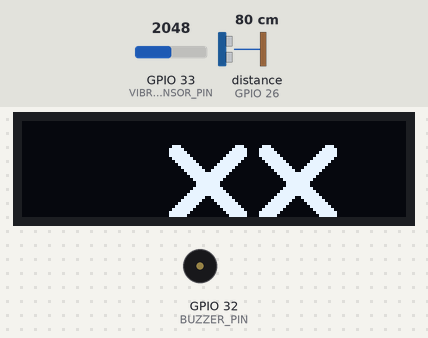
Simulated run of this sketch. Board: ESP32. On the bench: 128×32 one-colour display, buzzer (waves = sounding). Wiring (inferred from the names in the program): ultrasonic range finder: trigger GPIO 25; echo GPIO 26. The test bench sets the inputs (shaded band); at power-on: GPIO 33 (VIBRATION_SENSOR_PIN) = 2048, distance to the obstacle (sensor on GPIO 26) 80 cm. The echo pulse lasts 58.3 µs per cm; random numbers use the default seed unless the sketch sets one; what the sketch prints to the serial monitor is not drawn.

Above: at 2.8 s.
2.9 s: GPIO 33 (VIBRATION_SENSOR_PIN) set to 4022
5.6 s: GPIO 33 (VIBRATION_SENSOR_PIN) set to 4095
At 6.96 s:
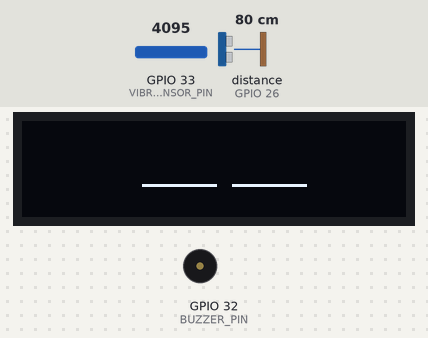
At 8.6 s:
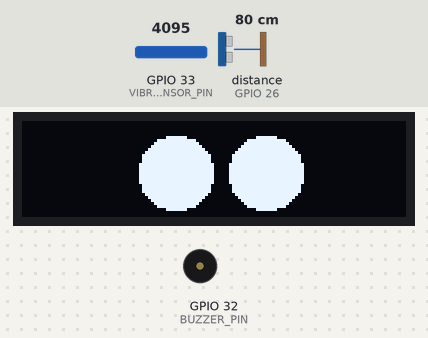
Timing chart, 0 to 10.1 s (numbered marks = the images above; inputs shaded):
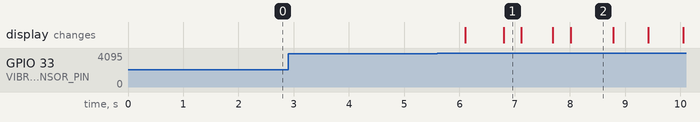

Measured:
- the behaviour switches between 4094 and 4095 on GPIO 33 (VIBRATION_SENSOR_PIN) (found by bisection; images 0 and 1)
- after the input at 2.9 s, every drawn part: stays the same
- after the input at 5.6 s, the display: first changes after 0.50 s (image 1 shows a later state)
- what the display in image 2 shows lasts 0.8 s, from 8.0 s to 8.8 s

The sketch:

V1-ESP-display-blinking-eyes-and-sound.ino
```cpp
/**************************************************************************
 This is an example for our Monochrome OLEDs based on SSD1306 drivers

 This example is for a 128x32 pixel display using I2C to communicate
 3 pins are required to interface (two I2C and one reset).
 **************************************************************************/

/*
- Verze 1
	- Ne eyeStructs - Eyes Struktury sice existuji, ale nepouzivam je.
	- Ne FreeRTOS

- Description:
	- Oci na displei, ktere mrkaji
	- pri mrknuti delaji zvuk.
	- Kdyz se zatrese, oci se zmeni na XX.
	- Distance sensor.

- Komponenty:
	- Distance sensor
	- Buzzer
	- Display
	- Vibration sensor

*/

#include <SPI.h>
#include <Wire.h>
#include <Adafruit_GFX.h>
#include <Adafruit_SSD1306.h>
#include <cstdlib>
#include <ctime>

#define SCREEN_WIDTH 128 // OLED display width, in pixels
#define SCREEN_HEIGHT 32 // OLED display height, in pixels

#define OLED_RESET     -1 // Reset pin # (or -1 if sharing Arduino reset pin)
#define SCREEN_ADDRESS 0x3C ///< See datasheet for Address; 0x3D for 128x64, 0x3C for 128x32
Adafruit_SSD1306 display(SCREEN_WIDTH, SCREEN_HEIGHT, &Wire, OLED_RESET);

#define VIBRATION_SENSOR_PIN 33
#define BUZZER_PIN 32
int sensor;

#define TRIG_PIN 25
#define ECHO_PIN 26


// https://javl.github.io/image2cpp/
const unsigned char PROGMEM EYE_X[]  = {
	// 'X_symbol, 26x26px
	0x70, 0x00, 0x03, 0x80, 0xf8, 0x00, 0x07, 0xc0, 0xfc, 0x00, 0x0f, 0xc0, 0xfe, 0x00, 0x1f, 0xc0,
	0x7f, 0x00, 0x3f, 0x80, 0x3f, 0x80, 0x7f, 0x00, 0x1f, 0xc0, 0xfe, 0x00, 0x0f, 0xe1, 0xfc, 0x00,
	0x07, 0xf3, 0xf8, 0x00, 0x03, 0xff, 0xf0, 0x00, 0x01, 0xff, 0xe0, 0x00, 0x00, 0xff, 0xc0, 0x00,
	0x00, 0x7f, 0x80, 0x00, 0x00, 0x7f, 0x80, 0x00, 0x00, 0xff, 0xc0, 0x00, 0x01, 0xff, 0xe0, 0x00,
	0x03, 0xff, 0xf0, 0x00, 0x07, 0xf3, 0xf8, 0x00, 0x0f, 0xe1, 0xfc, 0x00, 0x1f, 0xc0, 0xfe, 0x00,
	0x3f, 0x80, 0x7f, 0x00, 0x7f, 0x00, 0x3f, 0x80, 0xfe, 0x00, 0x1f, 0xc0, 0xfc, 0x00, 0x0f, 0xc0,
	0xf8, 0x00, 0x07, 0xc0, 0x70, 0x00, 0x03, 0x80
};

const unsigned char PROGMEM epd_bitmap[] = {
	// 'bg,f8f8f8-flat,750x,075,f-pad,750x1000,f8f8f8, 128x32px
	0xff, 0xff, 0xff, 0xff, 0xff, 0xff, 0xff, 0xff, 0xff, 0xff, 0xff, 0xff, 0xff, 0xff, 0xff, 0xff,
	0xff, 0xfb, 0xff, 0xff, 0xff, 0xff, 0xff, 0xff, 0xff, 0xff, 0xff, 0xff, 0xff, 0xff, 0xff, 0xff,
	0xff, 0xf9, 0xff, 0xff, 0xff, 0xff, 0xff, 0xff, 0xff, 0xff, 0xff, 0xff, 0xff, 0xff, 0x3f, 0xff,
	0xff, 0xfc, 0xff, 0xff, 0xff, 0xff, 0xff, 0xff, 0xff, 0xff, 0xff, 0xff, 0xff, 0xff, 0x7f, 0xff,
	0xff, 0xfe, 0x60, 0x00, 0xff, 0xff, 0xff, 0xff, 0xff, 0xff, 0xff, 0xf0, 0x00, 0x3c, 0x7d, 0xff,
	0xff, 0xfc, 0x00, 0x00, 0x07, 0xff, 0xff, 0xff, 0xff, 0xff, 0xff, 0x00, 0x00, 0x00, 0xf9, 0xff,
	0xff, 0xe2, 0x00, 0x00, 0x00, 0xff, 0xff, 0xff, 0xff, 0xff, 0xf8, 0x00, 0x00, 0x00, 0x03, 0xff,
	0xff, 0x98, 0x00, 0x00, 0x00, 0x3f, 0xff, 0xff, 0xff, 0xff, 0xe0, 0x00, 0x00, 0x00, 0x07, 0xff,
	0xff, 0x70, 0x00, 0x5d, 0x00, 0x07, 0xff, 0xff, 0xff, 0xff, 0x80, 0x00, 0x00, 0x00, 0x00, 0xff,
	0xff, 0xc0, 0x07, 0xff, 0xf8, 0x01, 0xff, 0xff, 0xff, 0xff, 0x00, 0x3f, 0xff, 0x00, 0x00, 0x7f,
	0xff, 0x80, 0x37, 0x77, 0x00, 0x00, 0x7f, 0xff, 0xff, 0xfc, 0x01, 0xbb, 0xbb, 0x30, 0x00, 0x07,
	0xe0, 0x01, 0xff, 0xfc, 0x00, 0x40, 0xbf, 0xff, 0xff, 0xf9, 0x07, 0x00, 0x7f, 0xff, 0x80, 0x0f,
	0xf0, 0x02, 0xdd, 0xd8, 0x00, 0x38, 0x3f, 0xff, 0xff, 0xfe, 0x06, 0x00, 0x3f, 0xfd, 0xc0, 0x3f,
	0xfe, 0x0f, 0xff, 0xf0, 0x03, 0x1e, 0x7f, 0xff, 0xff, 0xfe, 0x38, 0x00, 0x0f, 0xff, 0xf0, 0x3f,
	0xfe, 0x1f, 0x7f, 0xe0, 0x00, 0x0f, 0xff, 0xff, 0xff, 0xfe, 0xf8, 0x00, 0x07, 0xff, 0xf0, 0x7f,
	0xff, 0x0f, 0xff, 0xc0, 0x04, 0x0f, 0xff, 0xff, 0xff, 0xff, 0xf0, 0x00, 0x07, 0xff, 0xd8, 0x7f,
	0xff, 0x0f, 0xff, 0xc0, 0x08, 0x17, 0xff, 0xff, 0xff, 0xff, 0xe0, 0x00, 0x3b, 0xff, 0xd0, 0x7f,
	0xff, 0x0b, 0xff, 0x80, 0x0e, 0x27, 0xff, 0xff, 0xff, 0xff, 0xec, 0x00, 0x3b, 0xff, 0xf0, 0xff,
	0xff, 0x8f, 0xff, 0x80, 0x00, 0x27, 0xff, 0xff, 0xff, 0xff, 0xe0, 0x66, 0x01, 0xff, 0xf0, 0xff,
	0xff, 0x8f, 0xff, 0x88, 0x66, 0x03, 0xff, 0xff, 0xff, 0xff, 0xc0, 0x7b, 0x01, 0xff, 0xe0, 0xff,
	0xff, 0x87, 0xff, 0x9b, 0x7c, 0x13, 0xff, 0xff, 0xff, 0xff, 0xc0, 0x7f, 0x01, 0xff, 0xe1, 0xff,
	0xff, 0xc7, 0xff, 0x9b, 0x3c, 0x13, 0xff, 0xff, 0xff, 0xff, 0xc0, 0x3e, 0x01, 0xff, 0xe1, 0xff,
	0xff, 0xc7, 0xff, 0x9b, 0x98, 0x37, 0xff, 0xff, 0xff, 0xff, 0xe0, 0x1c, 0x01, 0xff, 0xc3, 0xff,
	0xff, 0xe3, 0xff, 0xdd, 0x80, 0x37, 0xff, 0xff, 0xff, 0xff, 0xe3, 0xcb, 0x01, 0xff, 0xc3, 0xff,
	0xff, 0xe3, 0xff, 0xcc, 0x80, 0x37, 0xff, 0xff, 0xff, 0xff, 0xe0, 0x67, 0x03, 0xff, 0x87, 0xff,
	0xff, 0xf3, 0xff, 0xce, 0x7a, 0x6f, 0xff, 0xff, 0xff, 0xff, 0xe0, 0x3c, 0x43, 0xff, 0x8f, 0xff,
	0xff, 0xf9, 0xff, 0xe0, 0x7f, 0xcf, 0xff, 0xff, 0xff, 0xff, 0xf0, 0xfc, 0xc7, 0xff, 0x1f, 0xff,
	0xff, 0xfd, 0xff, 0xf0, 0x7f, 0x3f, 0xff, 0xff, 0xff, 0xff, 0xf9, 0x83, 0xcf, 0xff, 0x1f, 0xff,
	0xff, 0xff, 0xff, 0xfc, 0xfe, 0x7f, 0xff, 0xff, 0xff, 0xff, 0xfe, 0x80, 0x9f, 0xfe, 0xbf, 0xff,
	0xff, 0xff, 0xff, 0xff, 0x01, 0xff, 0xff, 0xff, 0xff, 0xff, 0xff, 0x00, 0x7f, 0xff, 0xff, 0xff,
	0xff, 0xff, 0xff, 0xff, 0xff, 0xff, 0xff, 0xff, 0xff, 0xff, 0xff, 0xe1, 0xff, 0xff, 0xff, 0xff,
	0xff, 0xff, 0xff, 0xff, 0xff, 0xff, 0xff, 0xff, 0xff, 0xff, 0xff, 0xff, 0xff, 0xff, 0xff, 0xff
};

// struct EyeShape {};

// struct EyeShapeSquare : EyeShape
// {
//   private:
//     u_int width;
//     u_int height;
//     u_int corner_radius;
// };

// struct EyeShapeCircle : EyeShape
// {
//   private:
//     u_int radius;

//   public:
//     EyeShapeCircle(u_int radius)
//     {
//       radius = radius;
//     }
// };

// struct Eye
// {
//   private:
//     u_int pos_x;
//     u_int pos_y;
//     struct EyeShape eyeShape;

//   public:
//     Eye(u_int pos_x, u_int pos_y, struct EyeShape eyeShape)
//     {
//       pos_x = pos_x;
//       pos_y = pos_y;
//       eyeShape = eyeShape;
//     }

//     void draw()
//     {
//       // display.drawCircle(pos_x, pos_y, this->eyeShape.radius, SSD1306_WHITE);
//       display.drawCircle(pos_x, pos_y, 13, SSD1306_WHITE);
//       display.display();
//       delay(1);
//     }
// };


bool shake_detected = false;

// Keep the default position, so each random change will be zeroed after each iteration.
int eye1_pos_x = display.width()/2 - 13 - 2;
int eye2_pos_x = display.width()/2 + 13 + 2;
int eye1_pos_y = display.height()/2;
int eye2_pos_y = display.height()/2;


void setup()
{
  Serial.begin(9600);

  // SSD1306_SWITCHCAPVCC = generate display voltage from 3.3V internally
  if(!display.begin(SSD1306_SWITCHCAPVCC, SCREEN_ADDRESS)) {
    Serial.println(F("SSD1306 allocation failed"));
    for(;;); // Error: Don't proceed, loop forever.
  }

  // Clear the buffer
  display.clearDisplay();

  // const u_int dis_x = display.width();
  // const u_int dis_y = display.height();

  // u_int eyesSpace = 10;
  // u_int eyeRadius = 13;
  // u_int screenCenter_x = dis_x / 2;
  // u_int screenCenter_y = dis_y / 2;
  // struct EyeShapeCircle circleEye(eyeRadius);
  // struct Eye eyeLeft(screenCenter_x - eyeRadius - eyesSpace/2, screenCenter_y, circleEye);
  // struct Eye eyeRight(screenCenter_x + eyeRadius + eyesSpace/2, screenCenter_y, circleEye);


  // BUZZER_PIN initialisation
  pinMode(BUZZER_PIN, OUTPUT);
  pinMode(VIBRATION_SENSOR_PIN, INPUT);

  // distance sensor initialisation
  pinMode(TRIG_PIN, OUTPUT);
  pinMode(ECHO_PIN, INPUT);
}


void loop()
{
  sensor = analogRead(VIBRATION_SENSOR_PIN);
  Serial.printf("Vibration value: %d\n", sensor);

  digitalWrite(TRIG_PIN, LOW);
  delayMicroseconds(2);
  digitalWrite(TRIG_PIN,  HIGH);
  delayMicroseconds(10);
  digitalWrite(TRIG_PIN, LOW);

  const unsigned long duration = pulseIn(ECHO_PIN, HIGH);
  int distance= duration/29/2;
  if(duration==0)
  {
    Serial.println("Warning: no pulse from sensor");
  }
  else
  {
    Serial.print("distance to nearest object:");
    Serial.println(distance);
    Serial.println(" cm");
  }

  if(sensor < 4095)
  {
    shake_detected = true;
  }

  if(!shake_detected)
  {
    look_straight();
  }
  else
  {
    display.clearDisplay();
    display.drawBitmap(
      eye1_pos_x,
      eye1_pos_y/2,
      EYE_X,
      26, 26,
      1);
    display.drawBitmap(
      eye2_pos_x,
      eye2_pos_y/2,
      EYE_X,
      26, 26,
      1);
    display.display();
    delay(2000);  // While shaking, keep this eyes
    shake_detected = false;
  }
}


void look_straight()
{
  // for(int i = 0; i < 20; i += 1)
  // {
    display.clearDisplay();

    int rand_x = (rand() % 10) + 1 - 5;
    int rand_y = (rand() % 10) + 1 - 5;
    int rand_time = (rand() % 400) + 1 + 400;
    int rand_blink = (rand() % 3);

    display.drawCircle(eye1_pos_x + rand_x, eye1_pos_y + rand_y, 13, SSD1306_WHITE);
    display.drawCircle(eye2_pos_x + rand_x, eye2_pos_y + rand_y, 13, SSD1306_WHITE);
    display.fillCircle(eye1_pos_x + rand_x, eye1_pos_y + rand_y, 13, SSD1306_INVERSE);
    display.fillCircle(eye2_pos_x + rand_x, eye2_pos_y + rand_y, 13, SSD1306_INVERSE);

    display.display();
    delay(rand_time);

    if(rand_blink == 0)
    {
      // blink() {  # nebo jeste lip eyeLeft.blink()
      display.clearDisplay();
      display.drawLine(eye1_pos_x -12 + rand_x, eye1_pos_y + rand_y, eye1_pos_x +12 + rand_x, eye1_pos_y + rand_y, SSD1306_WHITE);
      display.drawLine(eye2_pos_x -12 + rand_x, eye2_pos_y + rand_y, eye2_pos_x +12 + rand_x, eye2_pos_y + rand_y, SSD1306_WHITE);
      display.display();

      // Random range of sounds so it is not annoying.
      int blink_sound = (rand() % 20) + 490;
      tone(BUZZER_PIN, blink_sound);  // Make sound when blinked
      delay(3);
      noTone(BUZZER_PIN);

      delay(300);
      // }
    }

    // if(rand_blink == 1)
    // {
    //   display.clearDisplay();
    //   display.drawBitmap(
    //     (display.width()  - 128 ) / 2,
    //     (display.height() - 32) / 2,
    //     epd_bitmap, 128, 32, 1);
    //   display.display();
    //   delay(1000);
    // }
  // }
}
```
